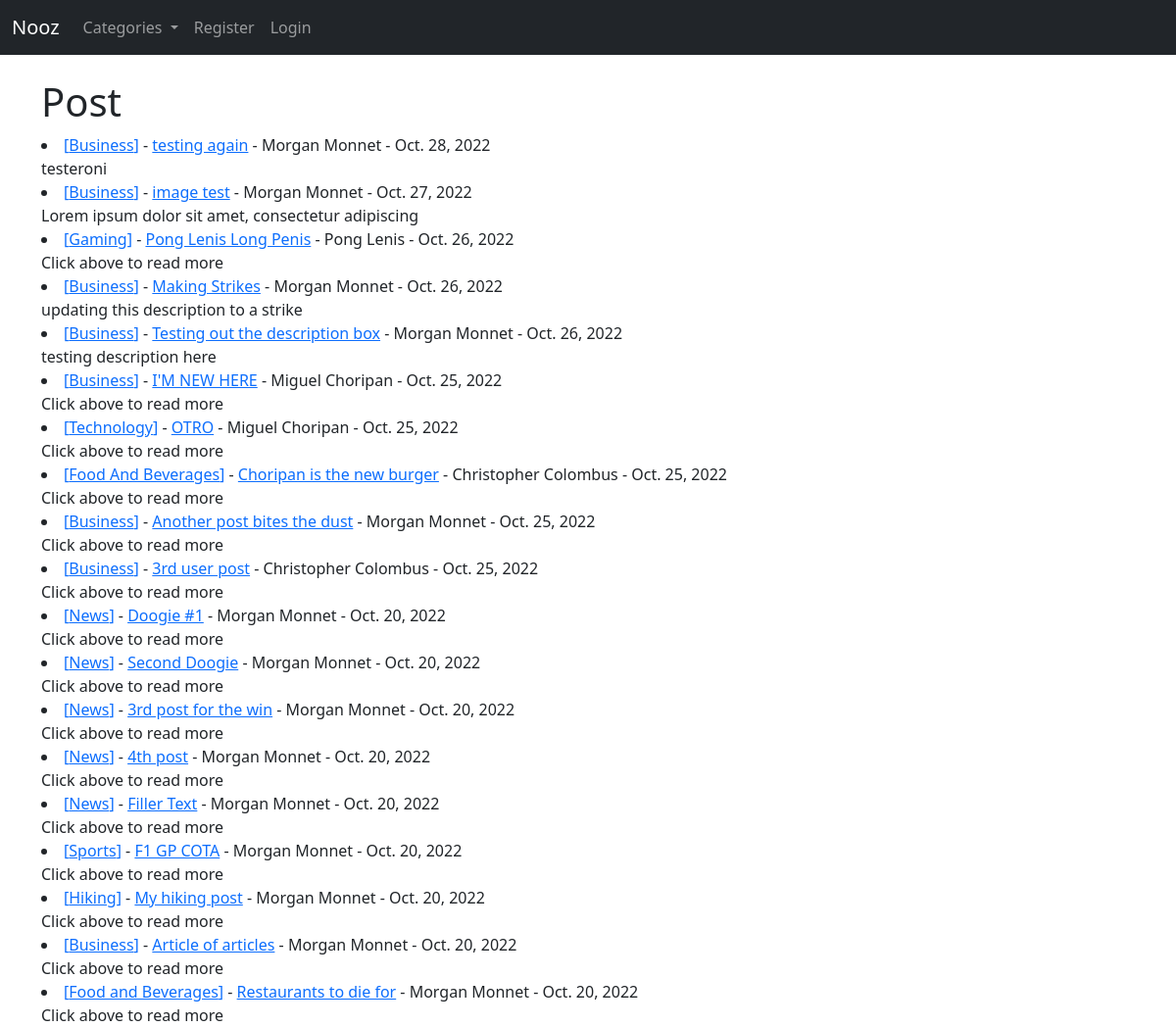
The page / on the database its author committed.
### nooz2/models.py (models this page shows, shortened)
class Post(models.Model):
    title = models.CharField(max_length=255)
    title_tag = models.CharField(max_length=255)
    header_image = models.ImageField(null=True, blank=True, upload_to="images/")
    description = models.CharField(max_length=50)
    author = models.ForeignKey(User, on_delete=models.CASCADE)
    body = RichTextField(blank=True, null=True)
    timestamp = models.DateField(auto_now_add=True)
    category = models.CharField(max_length=255, default='News')
    likes = models.ManyToManyField(User, related_name='post_user')

### nooz2/views.py (the view)
# urls.py: path('', HomeView.as_view(), name="home"),
class HomeView(ListView):
    model = Post
    template_name = 'home.html'
    ordering = ['-timestamp']
    def get_context_data(self, *args, **kwargs):
        category_menu = Category.objects.all()
        context = super(HomeView, self).get_context_data(*args, **kwargs)
        context ["category_menu"] = category_menu
        return context

### nooz2/models.py (called while the page is built)
    def __str__(self):
        return self.name

### templates/home.html (shortened to what this page needs)
{% extends 'base.html' %}
{% block content %}
<h1>Post</h1>
{% for post in object_list %}
   <li><a href="{% url 'category' post.category|slugify|title %}">[{{ post.category }}]</a> - <a href="{% url 'post-detail' post.pk %}">{{ post.title}}</a> -
    {{ post.author.first_name }}
    {{ post.author.last_name }} -
    {{ post.timestamp }}
<br/>
    {{ post.description }}
</li>
{% endfor %}
{% endblock %}

### rows shown on the page
Post: category "Business", title "testing again", author.first_name "Morgan", author.last_name "Monnet", timestamp "Oct. 28, 2022", description "testeroni"
Post: category "Business", title "image test", author.first_name "Morgan", author.last_name "Monnet", timestamp "Oct. 27, 2022", description "Lorem ipsum dolor sit amet, consectetur adipiscing"
Post: category "Gaming", title "Pong Lenis Long Penis", author.first_name "Pong", author.last_name "Lenis", timestamp "Oct. 26, 2022", description "Click above to read more"
Post: category "Business", title "Making Strikes", author.first_name "Morgan", author.last_name "Monnet", timestamp "Oct. 26, 2022", description "updating this description to a strike"
Post: category "Business", title "Testing out the description box", author.first_name "Morgan", author.last_name "Monnet", timestamp "Oct. 26, 2022", description "testing description here"
Post: category "Business", title "I'M NEW HERE", author.first_name "Miguel", author.last_name "Choripan", timestamp "Oct. 25, 2022", description "Click above to read more"
Post: category "Technology", title "OTRO", author.first_name "Miguel", author.last_name "Choripan", timestamp "Oct. 25, 2022", description "Click above to read more"
Post: category "Food And Beverages", title "Choripan is the new burger", author.first_name "Christopher", author.last_name "Colombus", timestamp "Oct. 25, 2022", description "Click above to read more"
Post: category "Business", title "Another post bites the dust", author.first_name "Morgan", author.last_name "Monnet", timestamp "Oct. 25, 2022", description "Click above to read more"
Post: category "Business", title "3rd user post", author.first_name "Christopher", author.last_name "Colombus", timestamp "Oct. 25, 2022", description "Click above to read more"
Post: category "News", title "Doogie #1", author.first_name "Morgan", author.last_name "Monnet", timestamp "Oct. 20, 2022", description "Click above to read more"
Post: category "News", title "Second Doogie", author.first_name "Morgan", author.last_name "Monnet", timestamp "Oct. 20, 2022", description "Click above to read more"
Post: category "News", title "3rd post for the win", author.first_name "Morgan", author.last_name "Monnet", timestamp "Oct. 20, 2022", description "Click above to read more"
Post: category "News", title "4th post", author.first_name "Morgan", author.last_name "Monnet", timestamp "Oct. 20, 2022", description "Click above to read more"
Post: category "News", title "Filler Text", author.first_name "Morgan", author.last_name "Monnet", timestamp "Oct. 20, 2022", description "Click above to read more"
Post: category "Sports", title "F1 GP COTA", author.first_name "Morgan", author.last_name "Monnet", timestamp "Oct. 20, 2022", description "Click above to read more"
Post: category "Hiking", title "My hiking post", author.first_name "Morgan", author.last_name "Monnet", timestamp "Oct. 20, 2022", description "Click above to read more"
Post: category "Business", title "Article of articles", author.first_name "Morgan", author.last_name "Monnet", timestamp "Oct. 20, 2022", description "Click above to read more"
Post: category "Food and Beverages", title "Restaurants to die for", author.first_name "Morgan", author.last_name "Monnet", timestamp "Oct. 20, 2022", description "Click above to read more"
